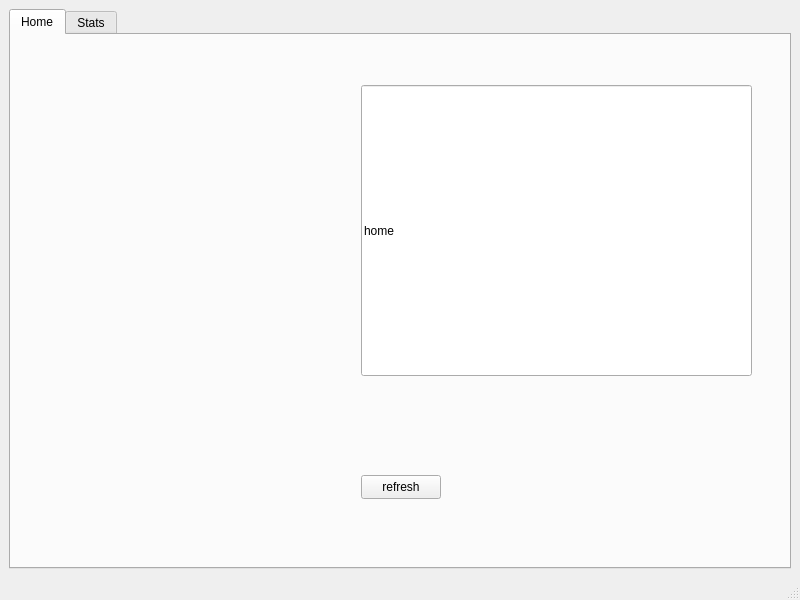
<?xml version="1.0" encoding="UTF-8"?>
<ui version="4.0">
 <class>MainWindow</class>
 <widget class="QMainWindow" name="MainWindow">
  <property name="geometry">
   <rect>
    <x>0</x>
    <y>0</y>
    <width>800</width>
    <height>600</height>
   </rect>
  </property>
  <property name="windowTitle">
   <string>MainWindow</string>
  </property>
  <widget class="QWidget" name="centralwidget">
   <layout class="QVBoxLayout" name="verticalLayout">
    <item>
     <widget class="QTabWidget" name="tabWidget">
      <property name="currentIndex">
       <number>0</number>
      </property>
      <widget class="QWidget" name="home">
       <attribute name="title">
        <string>Home</string>
       </attribute>
       <widget class="QLineEdit" name="homeText">
        <property name="geometry">
         <rect>
          <x>350</x>
          <y>50</y>
          <width>391</width>
          <height>291</height>
         </rect>
        </property>
        <property name="text">
         <string>home</string>
        </property>
       </widget>
       <widget class="QPushButton" name="homeRefresh">
        <property name="geometry">
         <rect>
          <x>350</x>
          <y>440</y>
          <width>80</width>
          <height>24</height>
         </rect>
        </property>
        <property name="text">
         <string>refresh</string>
        </property>
       </widget>
       <widget class="PieChartWidget" name="piechartgrouped" native="true">
        <property name="geometry">
         <rect>
          <x>90</x>
          <y>140</y>
          <width>161</width>
          <height>141</height>
         </rect>
        </property>
       </widget>
      </widget>
      <widget class="QWidget" name="stats">
       <attribute name="title">
        <string>Stats</string>
       </attribute>
       <widget class="QLineEdit" name="statsText">
        <property name="geometry">
         <rect>
          <x>250</x>
          <y>160</y>
          <width>261</width>
          <height>161</height>
         </rect>
        </property>
        <property name="text">
         <string>stats</string>
        </property>
       </widget>
       <widget class="QPushButton" name="statsRefresh">
        <property name="geometry">
         <rect>
          <x>340</x>
          <y>420</y>
          <width>80</width>
          <height>24</height>
         </rect>
        </property>
        <property name="text">
         <string>refresh</string>
        </property>
       </widget>
      </widget>
     </widget>
    </item>
   </layout>
  </widget>
  <widget class="QMenuBar" name="menubar">
   <property name="geometry">
    <rect>
     <x>0</x>
     <y>0</y>
     <width>800</width>
     <height>21</height>
    </rect>
   </property>
  </widget>
  <widget class="QStatusBar" name="statusbar"/>
 </widget>
 <customwidgets>
  <customwidget>
   <class>PieChartWidget</class>
   <extends>QWidget</extends>
   <header>piechartwidget.h</header>
   <container>1</container>
  </customwidget>
 </customwidgets>
 <resources/>
 <connections/>
</ui>
